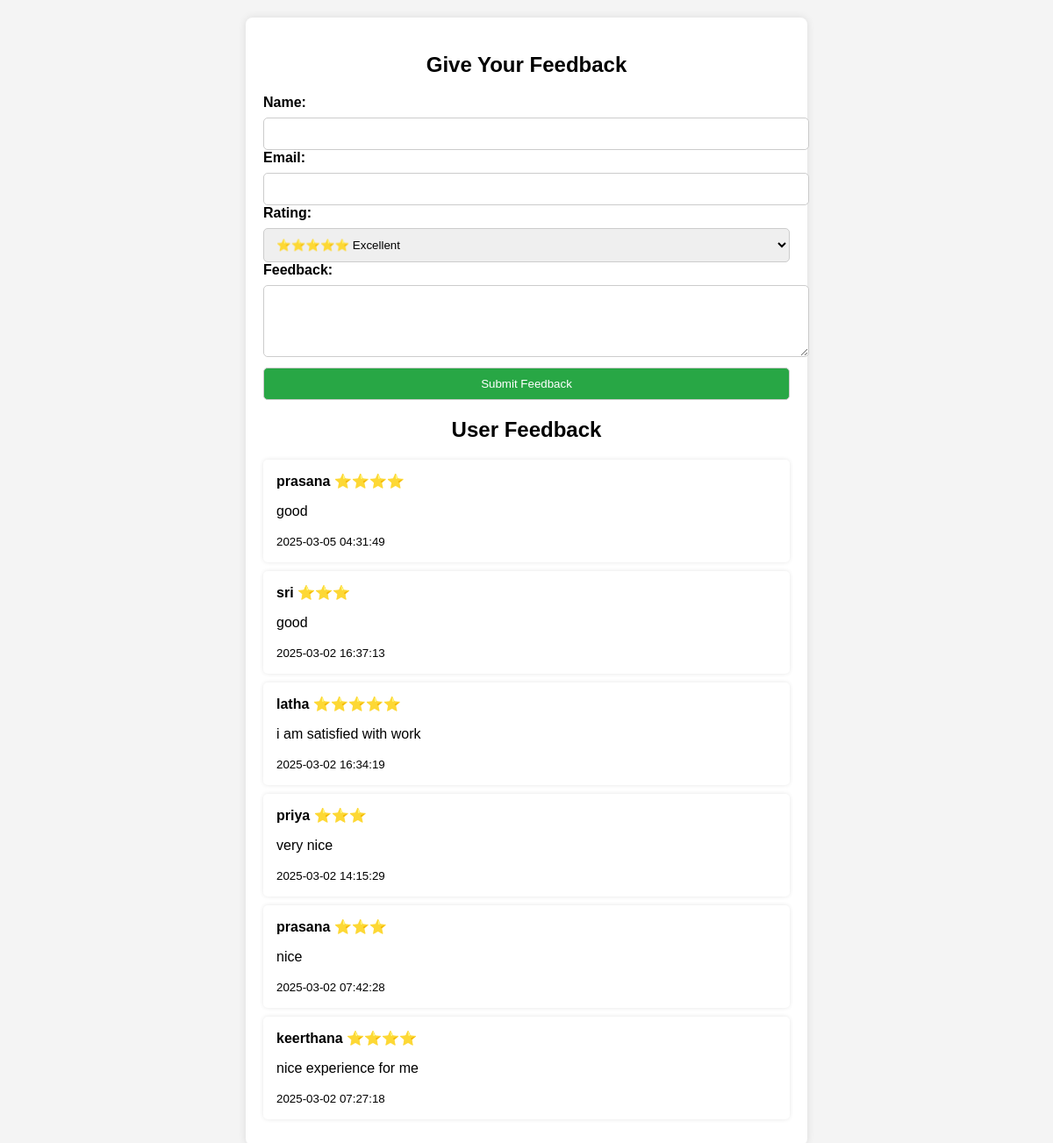
The app's page /feedback.php, older data.
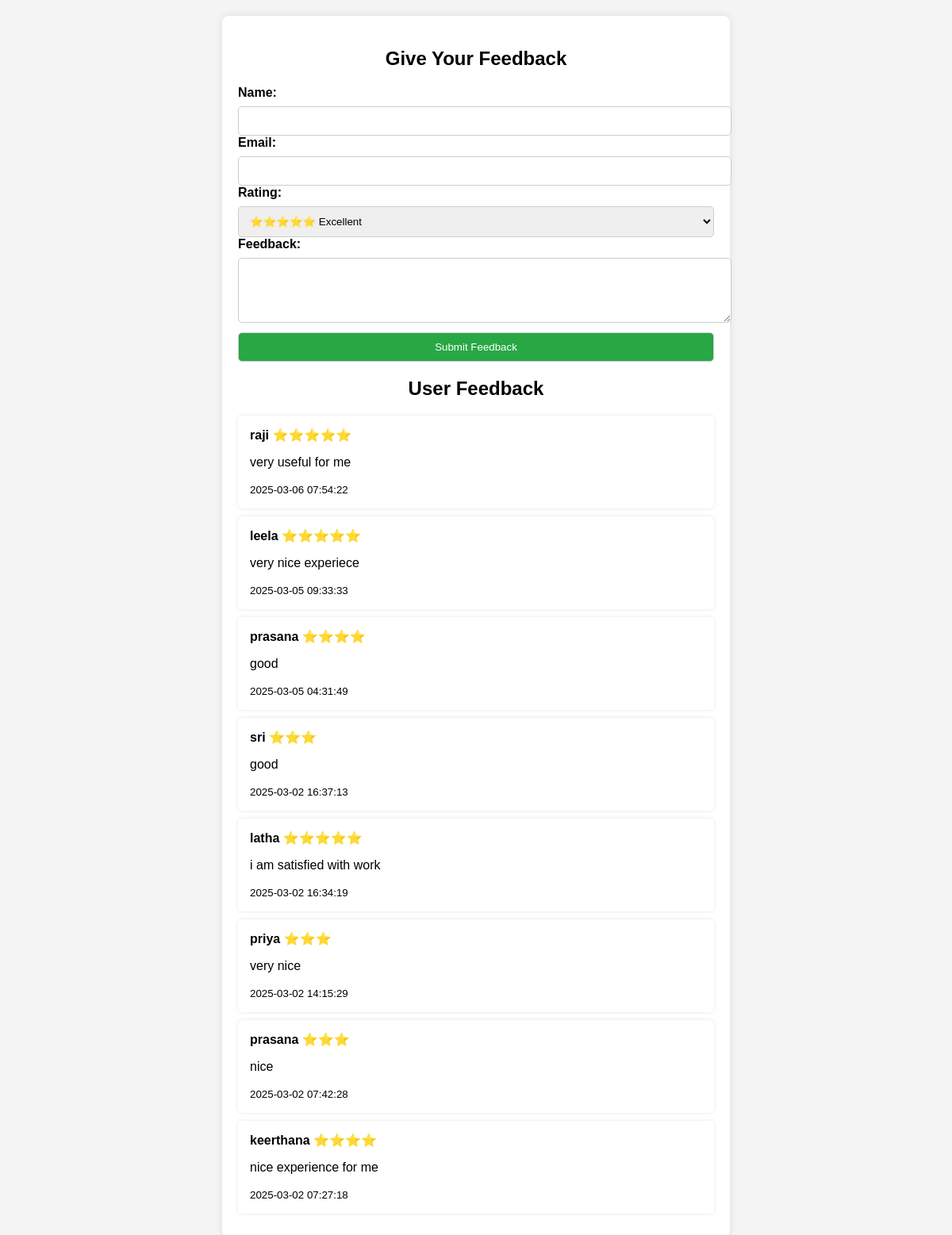
The same page, newer data.
### tables this page shows
CREATE TABLE `feedback` (
  `id` int(11) NOT NULL,
  `student_name` varchar(255) NOT NULL,
  `email` varchar(255) DEFAULT NULL,
  `rating` int(11) NOT NULL CHECK (`rating` between 1 and 5),
  `feedback` text NOT NULL,
  `created_at` timestamp NOT NULL DEFAULT current_timestamp()
);

### feedback.php (the view, shortened to what this page needs)
<?php
include('db.php');
$feedbacks = mysqli_query($conn, "SELECT * FROM feedback ORDER BY created_at DESC");
?>
<!DOCTYPE html>
<html lang="en">
<head>
</head>
<body>
<div class="container">
    <h2>Give Your Feedback</h2>
    <form action="feedback.php" method="POST">
        <label>Name:</label>
        <input type="text" name="name" required>
        <label>Email:</label>
        <input type="email" name="email">
        <label>Rating:</label>
        <select name="rating" required>
            <option value="5">⭐⭐⭐⭐⭐ Excellent</option>
        </select>
        <label>Feedback:</label>
        <textarea name="feedback" rows="4" required></textarea>
        <button type="submit">Submit Feedback</button>
    </form>
    <div class="feedback-list">
        <h2>User Feedback</h2>
        <?php while ($row = mysqli_fetch_assoc($feedbacks)) : ?>
            <div class="feedback-item">
                <strong><?php echo htmlspecialchars($row['student_name']); ?></strong>
                <span class="rating"><?php echo str_repeat("⭐", $row['rating']); ?></span>
                <p><?php echo nl2br(htmlspecialchars($row['feedback'])); ?></p>
                <small><?php echo $row['created_at']; ?></small>
            </div>
        <?php endwhile; ?>
    </div>
</div>
</body>
</html>

### feedback.php (style rules this page uses)
body { font-family: Arial, sans-serif; background-color: #f4f4f4; margin: 0; padding: 20px; }
.container { max-width: 600px; background: white; padding: 20px; border-radius: 8px; box-shadow: 0px 0px 10px rgba(0, 0, 0, 0.1); margin: auto; }
h2 { text-align: center; }
label { font-weight: bold; }
input, textarea, select, button { width: 100%; padding: 10px; margin-top: 8px; border-radius: 5px; border: 1px solid #ccc; }
button { background-color: #28a745; color: white; cursor: pointer; }
.feedback-list { margin-top: 20px; }
.feedback-item { background: #fff; padding: 15px; border-radius: 5px; box-shadow: 0px 0px 5px rgba(0, 0, 0, 0.1); margin-bottom: 10px; }
.rating { color: gold; }

Row changes from the older to the newer data that the page shows:
added feedback: student_name "raji", rating "⭐⭐⭐⭐⭐", feedback "very useful for me", created_at "2025-03-06 07:54:22"
added feedback: student_name "leela", rating "⭐⭐⭐⭐⭐", feedback "very nice experiece", created_at "2025-03-05 09:33:33"
